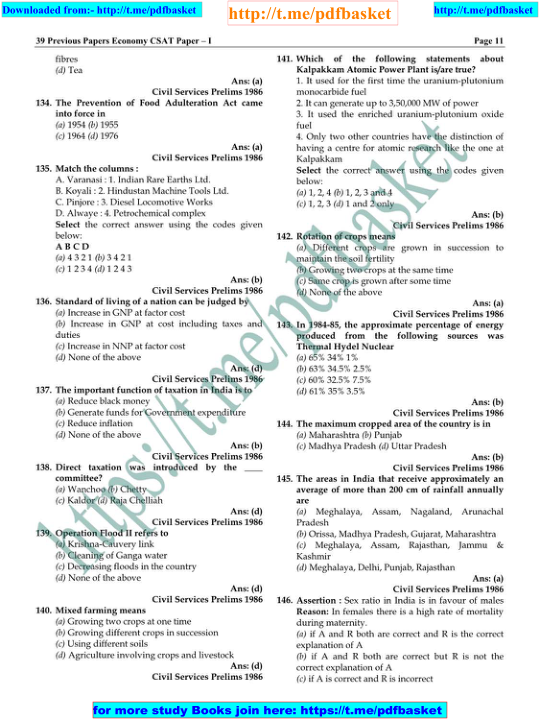
#> input picture img.png, 540 x 720 px
$ python DivideQuestions2.py
#> lines starting #> are read from the running program, lines starting #| are printed output that depends on the picture; after the words box and inside, x2 and y2 are one past the last pixel; in counts of white or black regions, pixels touching at a corner belong together
#> in drawbound, image is the input picture: shape (720, 540, 3); mean B, G, R 237.1, 236.1, 230.7
import cv2
import numpy as np

#Function to remove headers and footers.
def boundary(gray):
    edges = cv2.Canny(gray,180,200,apertureSize = 3)
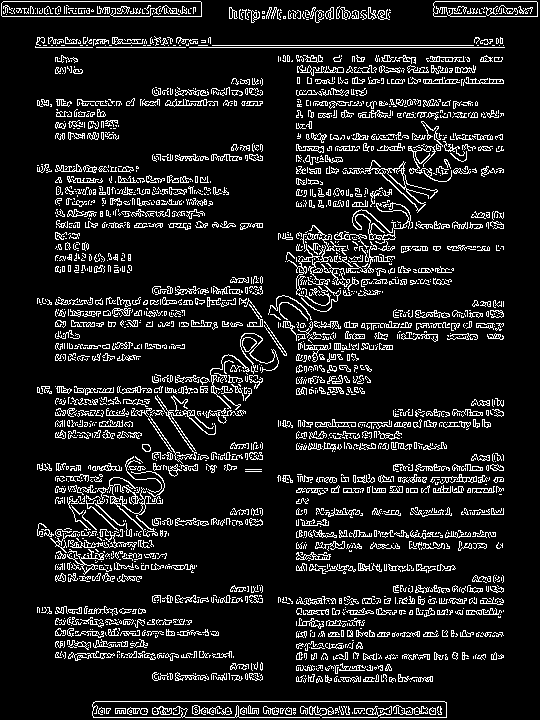
#> edges: shape (720, 540); 11.4% white in thin lines or dots
    minLineLength=75
    rows,cols,_= gray.shape
#> rows = 720; cols = 540
    lines = cv2.HoughLinesP(image=edges,rho=1,theta=np.pi/180, threshold=100, minLineLength=100)
#> lines = [[189, 47, 504, 47], [95, 701, 444, 701], [2, 16, 109, 16], [3, 1, 200, 1], [212, 45, 473, 45]]
    linevalues=[]
    for line in lines:
        x1, y1, x2, y2 = line[0]
        if(y1!=y2): continue
        linevalues.append(y1)
#> this loop made 5 passes
#> after the loop, linevalues = [47, 701, 16, 1, 45]
    linevalues.sort()
    y1bound = max([y for y in linevalues if y<=rows//2])
#> y1bound = 47
    y2bound = min([y for y in linevalues if y>=rows//2])
#> y2bound = 701
    return y1bound,y2bound

def drawbound():
    image = cv2.imread('img.png')
    alpha = 2.0
    beta = -160
    new = alpha * image + beta
    image = np.clip(new, 0, 255).astype(np.uint8)
    image1 = image.copy()
    y1bound,y2bound = boundary(image)
#> y1bound = 47; y2bound = 701
    gray = cv2.cvtColor(image[y1bound:y2bound,:], cv2.COLOR_BGR2GRAY)
    blur = cv2.GaussianBlur(gray, (29,837), 0)
    thresh = cv2.threshold(blur, 0, 245, cv2.THRESH_BINARY_INV + cv2.THRESH_OTSU)[1]
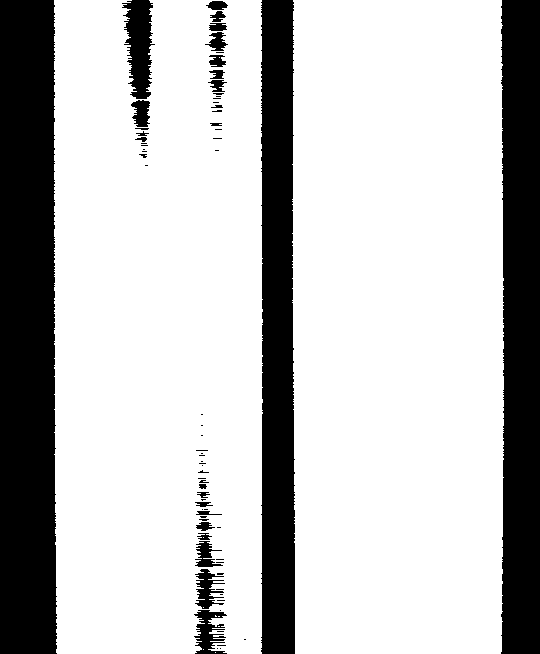
#> thresh: shape (654, 540); values 0 (black) and 245 (white), 75.4% white; 71 black regions (45 under 20 px)
    rows, cols = thresh.shape
#> rows = 654; cols = 540
    kernel = cv2.getStructuringElement(cv2.MORPH_RECT, (25,25))
    dilate = cv2.dilate(thresh, kernel, iterations=10)
#> dilate: shape (654, 540); every value is 245
    count=0
    # Find contours and draw rectangle
    cnts = cv2.findContours(thresh, cv2.RETR_EXTERNAL, cv2.CHAIN_APPROX_SIMPLE)
#> cnts = 7 contours, 5 with area under 20; largest, box (x1, y1, x2, y2) and area: (292, 0, 504, 654) 135884, (54, 0, 263, 654) 131263
    cnts = cnts[0] if len(cnts) == 2 else cnts[1]
    for c in cnts:
        x,y,w,h = cv2.boundingRect(c)
        if(((y+h)-y)==rows):
            count+=1
#> this loop made 7 passes
#> (x, y, w, h, count) on passes 6 to 7: (292, 0, 212, 654, 1), (54, 0, 209, 654, 2)
#> (c, x, y, w, h) on passes 3 to 5: ([[218, 626], [219, 626]], 218, 626, 2, 1), ([[218, 616], [219, 616]], 218, 616, 2, 1), ([[215, 615], [215, 616], [216, 616]], 215, 615, 2, 2)
#> after the loop, count = 2
    width = cols//count
#> width = 270
    for i in range(count):
        x1 = (i)*width+cols//20
        x2 = (i+1)*width
        blur = cv2.GaussianBlur(gray[:,x1:x2], (29,31), 0)
        thresh = cv2.threshold(blur, 0, 245, cv2.THRESH_BINARY_INV + cv2.THRESH_OTSU)[1]
        rows, cols = thresh.shape
        kernel = cv2.getStructuringElement(cv2.MORPH_RECT, (25,25))
        dilate = cv2.dilate(thresh, kernel, iterations=2)
        count=0
        cnts = cv2.findContours(thresh, cv2.RETR_EXTERNAL, cv2.CHAIN_APPROX_SIMPLE)
        cnts = cnts[0] if len(cnts) == 2 else cnts[1]
        for c in cnts:
            x,y,w,h = cv2.boundingRect(c)
            if (w>=width-width//2):
                cv2.line(image,(x1,y+y1bound),(x2,y+y1bound), (255,0,0), 2)
                cv2.rectangle(image1, (x+x1, y+y1bound), (x+x1+w, y+y1bound + h), (36,255,12), 2)
        x,y,w,h = cv2.boundingRect(cnts[0])
#> this loop made 2 passes
#> (x1, x2, x, y, w, h) on passes 1 to 2: (27, 270, 8, 557, 231, 80), (282, 540, 194, 607, 9, 6)
#> pass 1, in drawbound, `dilate = cv2.dilate(thresh, kernel, iterations=2)`:
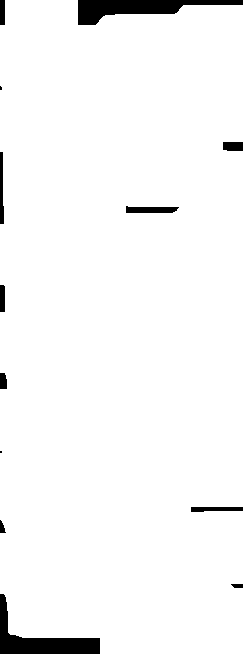
#> dilate: shape (654, 243); values 0 (black) and 245 (white), 96.6% white; 13 black regions (2 under 20 px), largest, box (x1, y1, x2, y2) and area: (78, 0, 243, 25) 1994, (0, 594, 100, 654) 1959, (126, 206, 179, 213) 305
#> pass 2, in drawbound, `blur = cv2.GaussianBlur(gray[:,x1:x2], (29,31), 0)`:
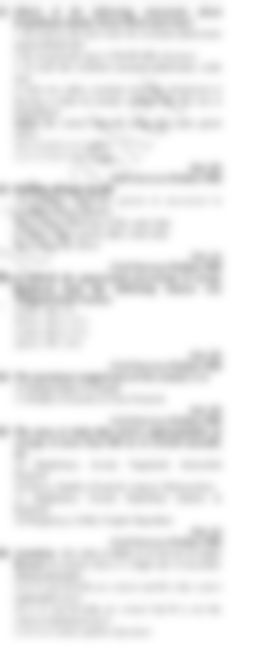
#> blur: shape (654, 258); min 182, max 255, mean 236.3
#> after the loop:
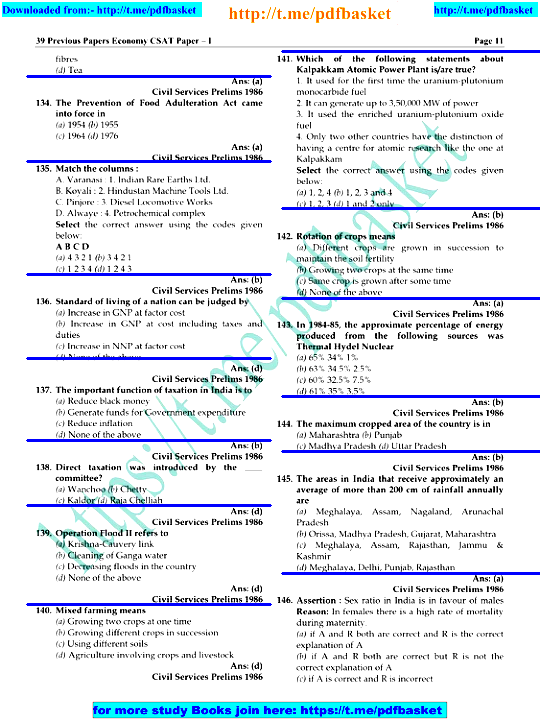
#> image: shape (720, 540, 3); mean B, G, R 239.2, 231.8, 225.5
#> after the loop:
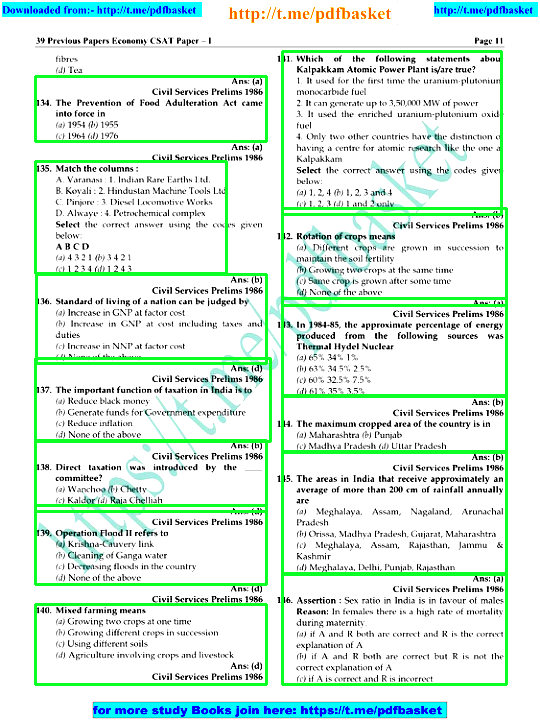
#> image1: shape (720, 540, 3); mean B, G, R 226.7, 238.3, 218.1
#> after the loop:
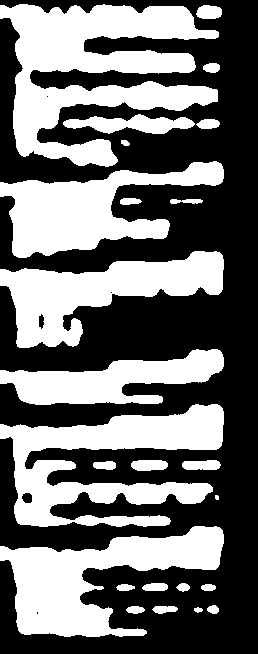
#> thresh: shape (654, 258); values 0 (black) and 245 (white), 43.4% white; 25 white regions (1 under 20 px), largest, box (x1, y1, x2, y2) and area: (0, 4, 219, 167) 17730, (0, 404, 224, 527) 13009, (0, 526, 224, 637) 11581
    cv2.imshow('Lines separating questions ', image)
    cv2.imshow('Bounding Boxes', image1)
    if cv2.waitKey(0) & 0xFF == ord('q'):
#> (key q is pressed here)
        cv2.destroyAllWindows()
drawbound()
